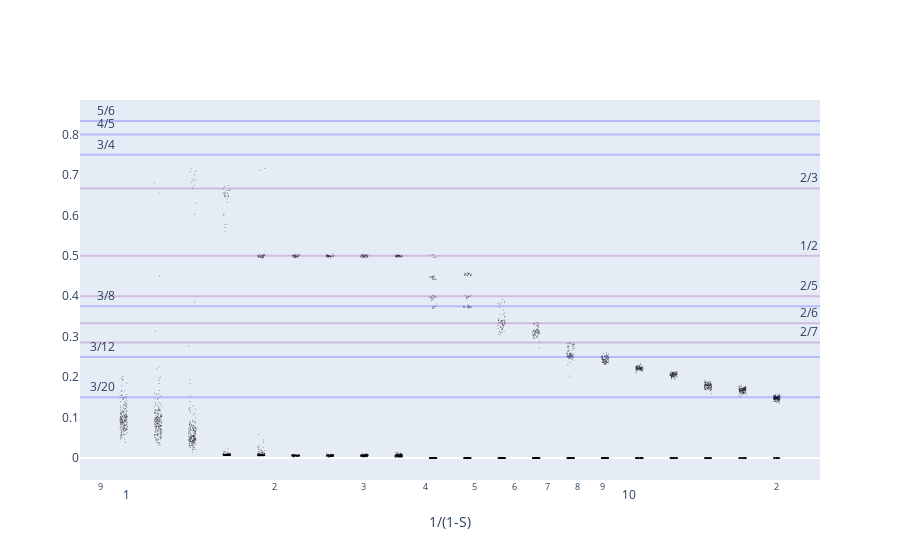

Notebook source saved alongside this figure:
### Code cell
fig = go.Figure()

density = model.feature_probability[:, 0].cpu()
W = model.W.detach()

for a,b in [(1,2), (2,3), (2,5), (2,6), (2,7)]:
    val = a/b
    fig.add_hline(val, line_color="purple", opacity=0.2, annotation=dict(text=f"{a}/{b}"))

for a,b in [(5,6), (4,5), (3,4), (3,8), (3,12), (3,20)]:
    val = a/b
    fig.add_hline(val, line_color="blue", opacity=0.2, annotation=dict(text=f"{a}/{b}", x=0.05))

for i in range(len(W)):
    fracs_ = dim_fracs[i]
    N = fracs_.shape[0]
    xs = 1/density
    if i!= len(W)-1:
        dx = xs[i+1]-xs[i]
    fig.add_trace(
        go.Scatter(
            x=1/density[i]*np.ones(N)+dx*np.random.uniform(-0.1,0.1,N),
            y=fracs_,
            marker=dict(
                color='black',
                size=1,
                opacity=0.5,
            ),
            mode='markers',
        )
    )

fig.update_xaxes(
    type='log', 
    title='1/(1-S)',
    showgrid=False,
)
fig.update_yaxes(
    showgrid=False
)
fig.update_layout(showlegend=False)

### Figure 1 — Plotly figure (JSON) as saved in the notebook; plotly's stock layout.template omitted (floating-point values rounded to 4 significant figures; data arrays with more than 128 entries replaced by an {"elided": "..."} marker saying what was removed)
{"data": [{"marker": {"color": "black", "opacity": 0.5, "size": 1}, "mode": "markers", "type": "scatter", "x": {"elided": "200 float values"}, "y": {"elided": "200 float values"}}, {"marker": {"color": "black", "opacity": 0.5, "size": 1}, "mode": "markers", "type": "scatter", "x": {"elided": "200 float values"}, "y": {"elided": "200 float values"}}, {"marker": {"color": "black", "opacity": 0.5, "size": 1}, "mode": "markers", "type": "scatter", "x": {"elided": "200 float values"}, "y": {"elided": "200 float values"}}, {"marker": {"color": "black", "opacity": 0.5, "size": 1}, "mode": "markers", "type": "scatter", "x": {"elided": "200 float values"}, "y": {"elided": "200 float values"}}, {"marker": {"color": "black", "opacity": 0.5, "size": 1}, "mode": "markers", "type": "scatter", "x": {"elided": "200 float values"}, "y": {"elided": "200 float values"}}, {"marker": {"color": "black", "opacity": 0.5, "size": 1}, "mode": "markers", "type": "scatter", "x": {"elided": "200 float values"}, "y": {"elided": "200 float values"}}, {"marker": {"color": "black", "opacity": 0.5, "size": 1}, "mode": "markers", "type": "scatter", "x": {"elided": "200 float values"}, "y": {"elided": "200 float values"}}, {"marker": {"color": "black", "opacity": 0.5, "size": 1}, "mode": "markers", "type": "scatter", "x": {"elided": "200 float values"}, "y": {"elided": "200 float values"}}, {"marker": {"color": "black", "opacity": 0.5, "size": 1}, "mode": "markers", "type": "scatter", "x": {"elided": "200 float values"}, "y": {"elided": "200 float values"}}, {"marker": {"color": "black", "opacity": 0.5, "size": 1}, "mode": "markers", "type": "scatter", "x": {"elided": "200 float values"}, "y": {"elided": "200 float values"}}, {"marker": {"color": "black", "opacity": 0.5, "size": 1}, "mode": "markers", "type": "scatter", "x": {"elided": "200 float values"}, "y": {"elided": "200 float values"}}, {"marker": {"color": "black", "opacity": 0.5, "size": 1}, "mode": "markers", "type": "scatter", "x": {"elided": "200 float values"}, "y": {"elided": "200 float values"}}, {"marker": {"color": "black", "opacity": 0.5, "size": 1}, "mode": "markers", "type": "scatter", "x": {"elided": "200 float values"}, "y": {"elided": "200 float values"}}, {"marker": {"color": "black", "opacity": 0.5, "size": 1}, "mode": "markers", "type": "scatter", "x": {"elided": "200 float values"}, "y": {"elided": "200 float values"}}, {"marker": {"color": "black", "opacity": 0.5, "size": 1}, "mode": "markers", "type": "scatter", "x": {"elided": "200 float values"}, "y": {"elided": "200 float values"}}, {"marker": {"color": "black", "opacity": 0.5, "size": 1}, "mode": "markers", "type": "scatter", "x": {"elided": "200 float values"}, "y": {"elided": "200 float values"}}, {"marker": {"color": "black", "opacity": 0.5, "size": 1}, "mode": "markers", "type": "scatter", "x": {"elided": "200 float values"}, "y": {"elided": "200 float values"}}, {"marker": {"color": "black", "opacity": 0.5, "size": 1}, "mode": "markers", "type": "scatter", "x": {"elided": "200 float values"}, "y": {"elided": "200 float values"}}, {"marker": {"color": "black", "opacity": 0.5, "size": 1}, "mode": "markers", "type": "scatter", "x": {"elided": "200 float values"}, "y": {"elided": "200 float values"}}, {"marker": {"color": "black", "opacity": 0.5, "size": 1}, "mode": "markers", "type": "scatter", "x": {"elided": "200 float values"}, "y": {"elided": "200 float values"}}], "layout": {"annotations": [{"showarrow": false, "text": "1/2", "x": 1, "xanchor": "right", "xref": "x domain", "y": 0.5, "yanchor": "bottom", "yref": "y"}, {"showarrow": false, "text": "2/3", "x": 1, "xanchor": "right", "xref": "x domain", "y": 0.6667, "yanchor": "bottom", "yref": "y"}, {"showarrow": false, "text": "2/5", "x": 1, "xanchor": "right", "xref": "x domain", "y": 0.4, "yanchor": "bottom", "yref": "y"}, {"showarrow": false, "text": "2/6", "x": 1, "xanchor": "right", "xref": "x domain", "y": 0.3333, "yanchor": "bottom", "yref": "y"}, {"showarrow": false, "text": "2/7", "x": 1, "xanchor": "right", "xref": "x domain", "y": 0.2857, "yanchor": "bottom", "yref": "y"}, {"showarrow": false, "text": "5/6", "x": 0.05, "xanchor": "right", "xref": "x domain", "y": 0.8333, "yanchor": "bottom", "yref": "y"}, {"showarrow": false, "text": "4/5", "x": 0.05, "xanchor": "right", "xref": "x domain", "y": 0.8, "yanchor": "bottom", "yref": "y"}, {"showarrow": false, "text": "3/4", "x": 0.05, "xanchor": "right", "xref": "x domain", "y": 0.75, "yanchor": "bottom", "yref": "y"}, {"showarrow": false, "text": "3/8", "x": 0.05, "xanchor": "right", "xref": "x domain", "y": 0.375, "yanchor": "bottom", "yref": "y"}, {"showarrow": false, "text": "3/12", "x": 0.05, "xanchor": "right", "xref": "x domain", "y": 0.25, "yanchor": "bottom", "yref": "y"}, {"showarrow": false, "text": "3/20", "x": 0.05, "xanchor": "right", "xref": "x domain", "y": 0.15, "yanchor": "bottom", "yref": "y"}], "shapes": [{"line": {"color": "purple"}, "opacity": 0.2, "type": "line", "x0": 0, "x1": 1, "xref": "x domain", "y0": 0.5, "y1": 0.5, "yref": "y"}, {"line": {"color": "purple"}, "opacity": 0.2, "type": "line", "x0": 0, "x1": 1, "xref": "x domain", "y0": 0.6667, "y1": 0.6667, "yref": "y"}, {"line": {"color": "purple"}, "opacity": 0.2, "type": "line", "x0": 0, "x1": 1, "xref": "x domain", "y0": 0.4, "y1": 0.4, "yref": "y"}, {"line": {"color": "purple"}, "opacity": 0.2, "type": "line", "x0": 0, "x1": 1, "xref": "x domain", "y0": 0.3333, "y1": 0.3333, "yref": "y"}, {"line": {"color": "purple"}, "opacity": 0.2, "type": "line", "x0": 0, "x1": 1, "xref": "x domain", "y0": 0.2857, "y1": 0.2857, "yref": "y"}, {"line": {"color": "blue"}, "opacity": 0.2, "type": "line", "x0": 0, "x1": 1, "xref": "x domain", "y0": 0.8333, "y1": 0.8333, "yref": "y"}, {"line": {"color": "blue"}, "opacity": 0.2, "type": "line", "x0": 0, "x1": 1, "xref": "x domain", "y0": 0.8, "y1": 0.8, "yref": "y"}, {"line": {"color": "blue"}, "opacity": 0.2, "type": "line", "x0": 0, "x1": 1, "xref": "x domain", "y0": 0.75, "y1": 0.75, "yref": "y"}, {"line": {"color": "blue"}, "opacity": 0.2, "type": "line", "x0": 0, "x1": 1, "xref": "x domain", "y0": 0.375, "y1": 0.375, "yref": "y"}, {"line": {"color": "blue"}, "opacity": 0.2, "type": "line", "x0": 0, "x1": 1, "xref": "x domain", "y0": 0.25, "y1": 0.25, "yref": "y"}, {"line": {"color": "blue"}, "opacity": 0.2, "type": "line", "x0": 0, "x1": 1, "xref": "x domain", "y0": 0.15, "y1": 0.15, "yref": "y"}], "showlegend": false, "xaxis": {"showgrid": false, "title": {"text": "1/(1-S)"}, "type": "log"}, "yaxis": {"showgrid": false}}}
